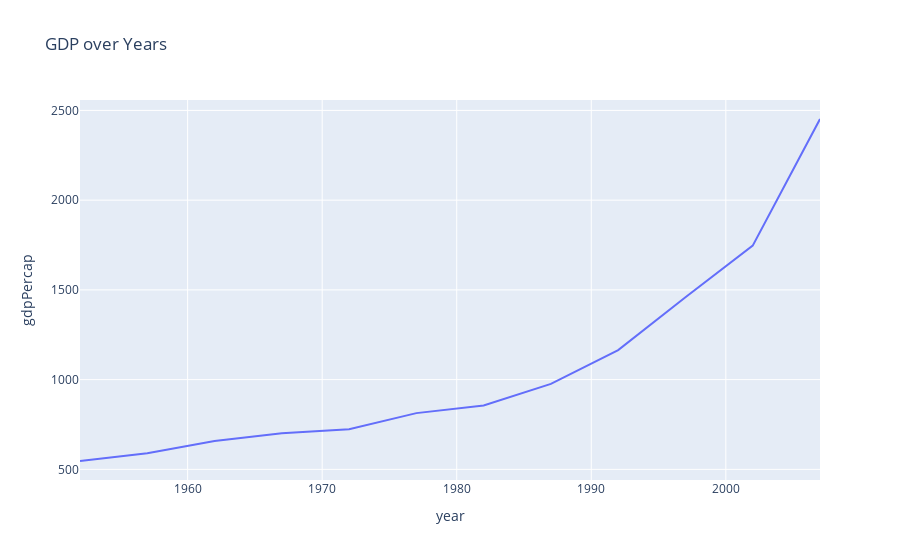

The notebook cell this image was saved under:
### Code cell
import plotly.express as px
df = px.data.gapminder().query("country=='India'")
px.line(df, x='year', y='gdpPercap', title='GDP over Years')

### Figure 1 — Plotly figure (JSON) as saved in the notebook; plotly's stock layout.template omitted (floating-point values rounded to 4 significant figures)
{"data": [{"hovertemplate": "year=%{x}<br>gdpPercap=%{y}<extra></extra>", "legendgroup": "", "line": {"color": "#636efa", "dash": "solid"}, "marker": {"symbol": "circle"}, "mode": "lines", "name": "", "orientation": "v", "showlegend": false, "type": "scatter", "x": [1952, 1957, 1962, 1967, 1972, 1977, 1982, 1987, 1992, 1997, 2002, 2007], "xaxis": "x", "y": [546.6, 590.1, 658.3, 700.8, 724.0, 813.3, 855.7, 976.5, 1164.0, 1459.0, 1747.0, 2452.0], "yaxis": "y"}], "layout": {"legend": {"tracegroupgap": 0}, "title": {"text": "GDP over Years"}, "xaxis": {"anchor": "y", "domain": [0, 1], "title": {"text": "year"}}, "yaxis": {"anchor": "x", "domain": [0, 1], "title": {"text": "gdpPercap"}}}}
